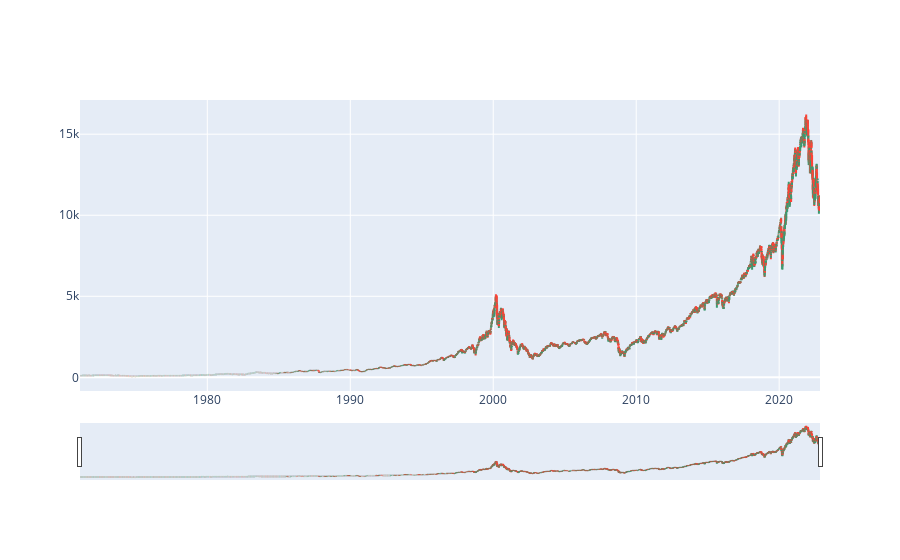

The notebook cell saved with this chart:
### Code cell
fig1 = go.Figure(data=go.Ohlc(x=Nasdf['Date'],
                    open=Nasdf['Open'],
                    high=Nasdf['High'],
                    low=Nasdf['Low'],
                    close=Nasdf['Close']))
fig1.show()

### Figure 1 — Plotly figure (JSON) as saved in the notebook; plotly's stock layout.template omitted (floating-point values rounded to 4 significant figures; data arrays with more than 128 entries replaced by an {"elided": "..."} marker saying what was removed)
{"data": [{"close": {"elided": "13056 float values"}, "high": {"elided": "13056 float values"}, "low": {"elided": "13056 float values"}, "open": {"elided": "13056 float values"}, "type": "ohlc", "x": {"elided": "13056 str values"}}], "layout": {}}
